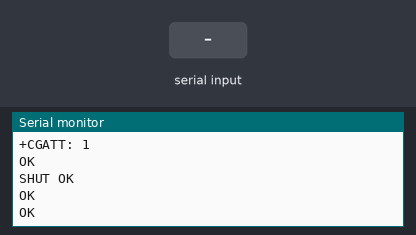
Simulated run of this sketch. Board: Arduino Uno, built with avr-gcc and run on an emulated ATmega328P. Parts: the last lines printed to the serial monitor. Inputs (shaded band) come from the test bench. The modem accepts every AT command (registered, SIM ready, sends succeed) and sends nothing else.

Above: at 10.8 s.
10.9 s: "1" received over the second serial link
14.6 s: "0" received over the second serial link
At 15.5 s:
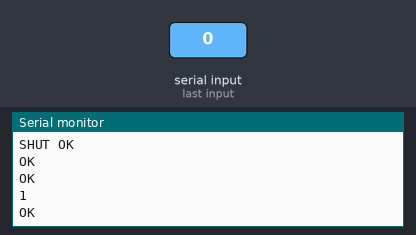
16.5 s: "2" received over the second serial link
At 17.9 s:
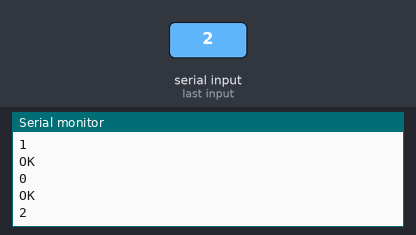
Timing chart, 0 to 19.5 s (numbered marks = the images above; inputs shaded):
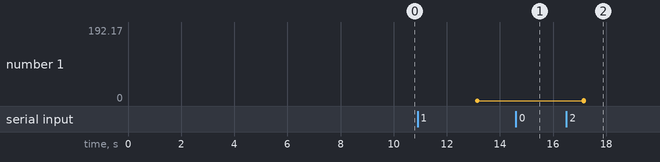

Measured:
- after the input at 16.5 s, the serial monitor: prints a new line after 0.66 s (image 2)

The sketch:

Sim_800L_GPRS_data.ino
```cpp
#include <SoftwareSerial.h>
SoftwareSerial gprsSerial(11,10);


void setup()
{
  gprsSerial.begin(9600);               // the GPRS baud rate
  Serial.begin(9600);    // the GPRS baud rate

}

void loop()
{


  if (gprsSerial.available())
    Serial.write(gprsSerial.read());

  gprsSerial.println("Initializing...");
  delay(2000);

  gprsSerial.println("AT");
  delay(1000);

  gprsSerial.println("AT+CPIN?");
  delay(1000);

  gprsSerial.println("AT+CREG?");
  delay(1000);

  gprsSerial.println("AT+CGATT?");
  delay(1000);

  gprsSerial.println("AT+CIPSHUT");
  delay(1000);

  gprsSerial.println("AT+CIPSTATUS");
  delay(1000);

  gprsSerial.println("AT+CIPMUX=0");
  delay(2000);

  ShowSerialData();

  gprsSerial.println("AT+CSTT=\"safaricom\"");//start task and setting the APN,
  delay(1000);

  ShowSerialData();

  gprsSerial.println("AT+CIICR");//bring up wireless connection
  delay(2000);

  ShowSerialData();

  gprsSerial.println("AT+CIFSR");//get local IP adress
  delay(2000);
   delay(3000);

  ShowSerialData();

  gprsSerial.println("AT+CIPSPRT=0");

  ShowSerialData();

  gprsSerial.println("AT+CIPSTART=\"TCP\",\"api.thingspeak.com\",\"80\"");//start up the connection
  delay(4000);

  ShowSerialData();

  gprsSerial.println("AT+CIPSEND");//begin send data to remote server
  delay(4000);
  ShowSerialData();

  String str="GET https://api.thingspeak.com/update?api_key=893UKZOX06KDIE0C&field1=35";
  Serial.println(str);
  gprsSerial.println(str);//begin send data to remote server

  delay(2000);
  ShowSerialData();

  gprsSerial.println((char)26);//sending
  delay(3000);//waitting for reply, important! the time is base on the condition of internet
  gprsSerial.println();

  ShowSerialData();

  gprsSerial.println("AT+CIPSHUT");//close the connection
  delay(100);
  ShowSerialData();
}
void ShowSerialData()
{
  while(gprsSerial.available()!=0)
  Serial.write(gprsSerial.read());
  delay(2000);

}
```
